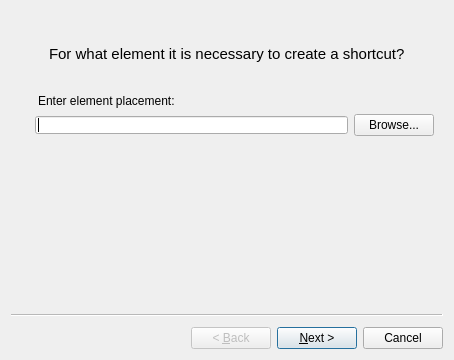
<?xml version="1.0" encoding="UTF-8"?>
<ui version="4.0">
 <class>CreateShortcutWizard</class>
 <widget class="QWizard" name="CreateShortcutWizard">
  <property name="geometry">
   <rect>
    <x>0</x>
    <y>0</y>
    <width>429</width>
    <height>360</height>
   </rect>
  </property>
  <property name="sizePolicy">
   <sizepolicy hsizetype="Preferred" vsizetype="Minimum">
    <horstretch>0</horstretch>
    <verstretch>0</verstretch>
   </sizepolicy>
  </property>
  <property name="windowTitle">
   <string>Create shortcut</string>
  </property>
  <property name="modal">
   <bool>true</bool>
  </property>
  <widget class="QWizardPage" name="wizardPage1">
   <property name="sizePolicy">
    <sizepolicy hsizetype="Preferred" vsizetype="Fixed">
     <horstretch>0</horstretch>
     <verstretch>0</verstretch>
    </sizepolicy>
   </property>
   <layout class="QVBoxLayout" name="verticalLayout_2">
    <property name="sizeConstraint">
     <enum>QLayout::SetMinAndMaxSize</enum>
    </property>
    <item>
     <widget class="QLabel" name="label_3">
      <property name="sizePolicy">
       <sizepolicy hsizetype="Preferred" vsizetype="Fixed">
        <horstretch>0</horstretch>
        <verstretch>0</verstretch>
       </sizepolicy>
      </property>
      <property name="styleSheet">
       <string notr="true">margin:25px; font:15px;</string>
      </property>
      <property name="text">
       <string>For what element it is necessary to create a shortcut?</string>
      </property>
     </widget>
    </item>
    <item>
     <widget class="QLabel" name="label">
      <property name="sizePolicy">
       <sizepolicy hsizetype="Preferred" vsizetype="Fixed">
        <horstretch>0</horstretch>
        <verstretch>0</verstretch>
       </sizepolicy>
      </property>
      <property name="styleSheet">
       <string notr="true">margin-left:15px</string>
      </property>
      <property name="text">
       <string>Enter element placement:</string>
      </property>
     </widget>
    </item>
    <item>
     <layout class="QHBoxLayout" name="horizontalLayout">
      <property name="sizeConstraint">
       <enum>QLayout::SetFixedSize</enum>
      </property>
      <item>
       <widget class="QLineEdit" name="_shortcutURI">
        <property name="styleSheet">
         <string notr="true">margin-left:15px</string>
        </property>
       </widget>
      </item>
      <item>
       <widget class="QPushButton" name="_changeShortcutURI_Btn">
        <property name="text">
         <string>Browse...</string>
        </property>
       </widget>
      </item>
     </layout>
    </item>
   </layout>
  </widget>
  <widget class="QWizardPage" name="wizardPage2">
   <layout class="QVBoxLayout" name="verticalLayout">
    <item>
     <widget class="QLabel" name="label_2">
      <property name="sizePolicy">
       <sizepolicy hsizetype="Preferred" vsizetype="Fixed">
        <horstretch>0</horstretch>
        <verstretch>0</verstretch>
       </sizepolicy>
      </property>
      <property name="styleSheet">
       <string notr="true">margin:25px; font:15px;</string>
      </property>
      <property name="text">
       <string>How to call a shortcut?</string>
      </property>
     </widget>
    </item>
    <item>
     <widget class="QLabel" name="label_4">
      <property name="sizePolicy">
       <sizepolicy hsizetype="Preferred" vsizetype="Fixed">
        <horstretch>0</horstretch>
        <verstretch>0</verstretch>
       </sizepolicy>
      </property>
      <property name="styleSheet">
       <string notr="true">margin-left:15px</string>
      </property>
      <property name="text">
       <string>Enter shortcut name:</string>
      </property>
     </widget>
    </item>
    <item>
     <widget class="QLineEdit" name="_shortcutName">
      <property name="styleSheet">
       <string notr="true">margin-left:15px</string>
      </property>
     </widget>
    </item>
   </layout>
  </widget>
  <widget class="QWizardPage" name="wizardPage3">
   <layout class="QVBoxLayout" name="verticalLayout_3">
    <item>
     <widget class="QLabel" name="label_5">
      <property name="styleSheet">
       <string notr="true">margin:25px; font:15px;</string>
      </property>
      <property name="text">
       <string>What icon the shortcut has to have?</string>
      </property>
     </widget>
    </item>
    <item>
     <layout class="QHBoxLayout" name="horizontalLayout_2">
      <item>
       <widget class="QLabel" name="label_7">
        <property name="sizePolicy">
         <sizepolicy hsizetype="Fixed" vsizetype="Fixed">
          <horstretch>0</horstretch>
          <verstretch>0</verstretch>
         </sizepolicy>
        </property>
        <property name="styleSheet">
         <string notr="true">margin-left:15px</string>
        </property>
        <property name="text">
         <string>Icon by default the specified element:</string>
        </property>
       </widget>
      </item>
      <item>
       <widget class="QLabel" name="_shortcutIcon">
        <property name="sizePolicy">
         <sizepolicy hsizetype="Fixed" vsizetype="Fixed">
          <horstretch>0</horstretch>
          <verstretch>0</verstretch>
         </sizepolicy>
        </property>
        <property name="frameShape">
         <enum>QFrame::Box</enum>
        </property>
        <property name="frameShadow">
         <enum>QFrame::Plain</enum>
        </property>
        <property name="text">
         <string/>
        </property>
        <property name="pixmap">
         <pixmap>:/plugins/ShortcutManager/icon.png</pixmap>
        </property>
       </widget>
      </item>
      <item>
       <widget class="QLabel" name="label_8">
        <property name="text">
         <string/>
        </property>
       </widget>
      </item>
      <item>
       <widget class="QPushButton" name="_chooseIcon_Btn">
        <property name="sizePolicy">
         <sizepolicy hsizetype="Fixed" vsizetype="Fixed">
          <horstretch>0</horstretch>
          <verstretch>0</verstretch>
         </sizepolicy>
        </property>
        <property name="text">
         <string>Choose another...</string>
        </property>
       </widget>
      </item>
     </layout>
    </item>
   </layout>
  </widget>
 </widget>
 <resources/>
 <connections/>
</ui>
